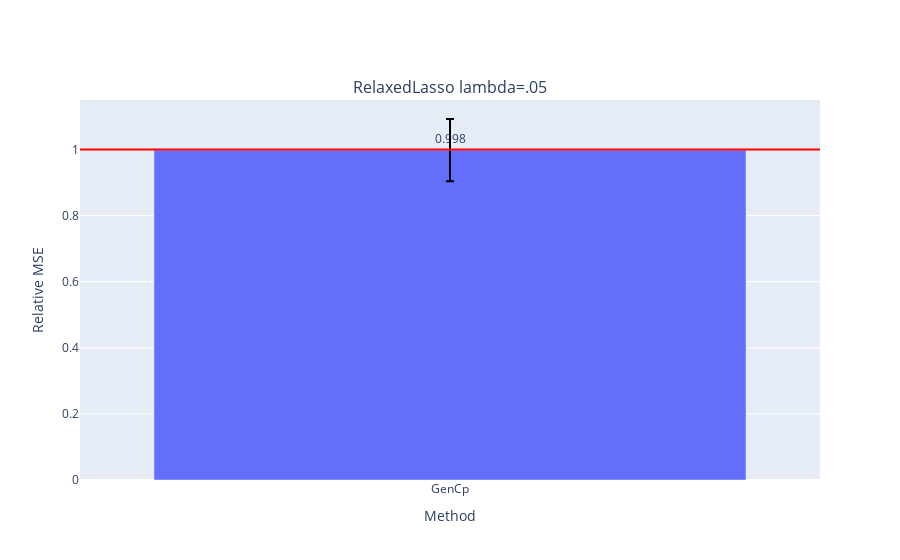

The notebook cell this image was saved under:
### Code cell
fig = make_subplots(
    rows=1, cols=len(models),
    subplot_titles=model_names)
#     subplot_titles=("Relaxed Lasso", "Depth 2 Decision Tree"))

for i, errs in enumerate(model_errs):
    risks = [err.mean() for err in errs]
    test_risk = risks[0]
    # elev_test_risk = risks[1]
    # est_risks = risks[2:]
    est_risks = risks[1:]

    df = pd.DataFrame({est_names[i]: errs[i+1] for i in np.arange(len(est_names))})

    fig.add_trace(go.Bar(
    #     x=['VRF', 'BF_WR', 'BF_FR'], 
        x = df.columns,
        y=(df).mean()/test_risk,
        marker_color=px.colors.qualitative.Plotly,
        text=np.around((df).mean()/test_risk,3),
        textposition='outside',
        error_y=dict(
            type='data',
            color='black',
            array=(df).std() / test_risk,
    #         array=(df/test_risk).clip(upper=(df/test_risk).quantile(.95),axis=1).std(),
    #         symmetric=False,
    #         array=(df/test_risk).quantile(.95) - (df/test_risk).mean(),
    #         arrayminus=(df/test_risk).mean() - (df/test_risk).quantile(.93)
        )
    #         array=(df).mean() + (df).std(),
    #         arrayminus=(df).mean() - (df).std())
    ), row=1, col=i+1)
    # fig.add_trace(go.Bar(
    #     name='Experimental',
    #     x=['GenCp', 'KFCV', 'SPCV'], y=(df).mean(),
    #     error_y=dict(type='data', array=[1, 2])
    # ))
    # fig.update_layout(barmode='group')
    fig.add_hline(y=1., line_color='red', row=1, col=i+1)
    # fig.add_hline(y=elev_test_risk / test_risk, line_color='gray', line_dash='dash', row=1, col=i+1)
    
    fig.update_xaxes(title_text="Method", row=1, col=i+1)
    fig.update_yaxes(title_text="Relative MSE", row=1, col=i+1)
    
# fig.update_layout(
# #     title=f"FC_\u03B4{delta}_snr{snr}_nk{noise_kernel}_nls{noise_length_scale}_nv{noise_nu}_Xk{X_kernel}_Xls{X_length_scale}_Xv{X_nu}",
#     title=title,
#     xaxis_title="Method",
#     yaxis_title="MSE",
# #     legend_title="Legend Title",
# #     font=dict(
# #         family="Courier New, monospace",
# #         size=18,
# #         color="RebeccaPurple"
# #     )
# )
# barfp = os.path.expanduser(savedir + fig.layout.title['text'] + ".jpeg")
# fig.write_image(os.path.expanduser(barfp))
fig.show()

### Figure 1 — Plotly figure (JSON) as saved in the notebook; plotly's stock layout.template omitted (floating-point values rounded to 4 significant figures)
{"data": [{"error_y": {"array": [0.09406], "color": "black", "type": "data"}, "marker": {"color": ["#636EFA", "#EF553B", "#00CC96", "#AB63FA", "#FFA15A", "#19D3F3", "#FF6692", "#B6E880", "#FF97FF", "#FECB52"]}, "text": [0.998], "textposition": "outside", "type": "bar", "x": ["GenCp"], "xaxis": "x", "y": [0.9978], "yaxis": "y"}], "layout": {"annotations": [{"font": {"size": 16}, "showarrow": false, "text": "RelaxedLasso lambda=.05", "x": 0.5, "xanchor": "center", "xref": "paper", "y": 1, "yanchor": "bottom", "yref": "paper"}], "shapes": [{"line": {"color": "red"}, "type": "line", "x0": 0, "x1": 1, "xref": "x domain", "y0": 1, "y1": 1, "yref": "y"}], "xaxis": {"anchor": "y", "domain": [0, 1], "title": {"text": "Method"}}, "yaxis": {"anchor": "x", "domain": [0, 1], "title": {"text": "Relative MSE"}}}}
